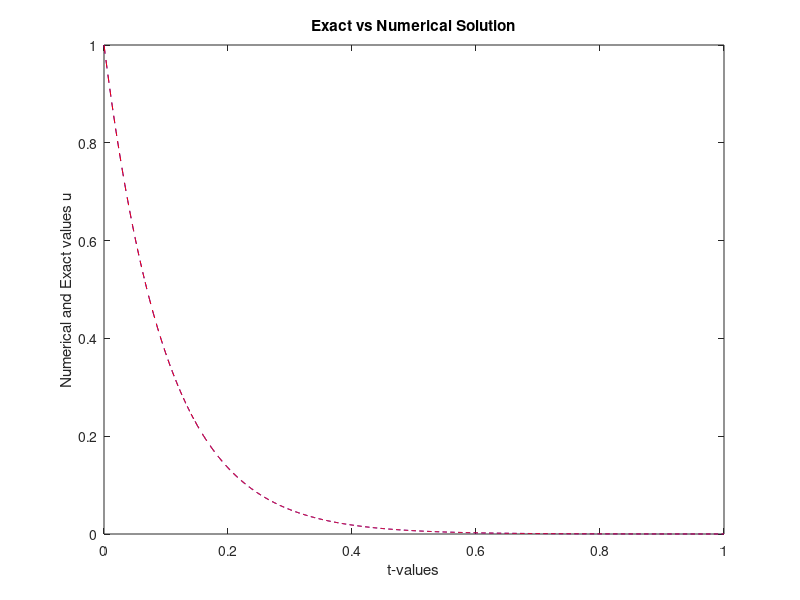
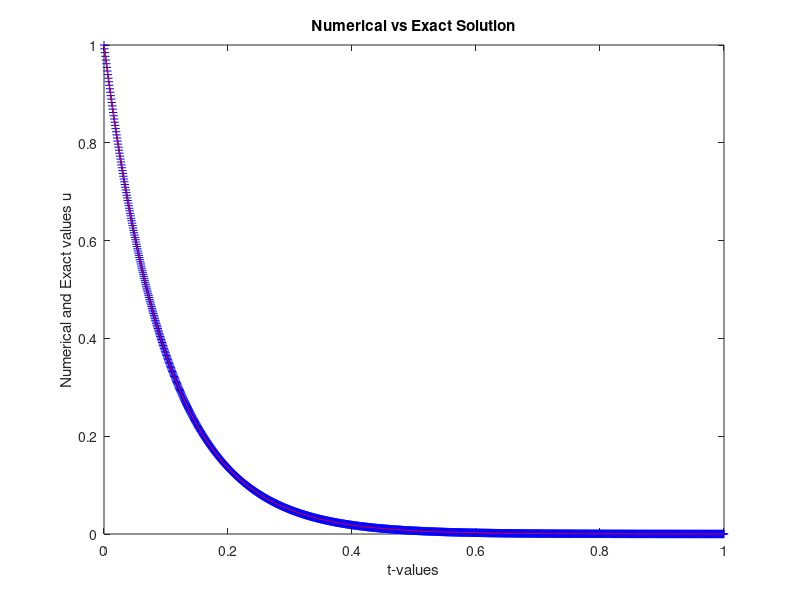

Source code (MATLAB) for these figures, in order:
%%%%%%%%%%%%%%%%%%%%%%%%%%%%%%%%%%%%%%%%%%%%%%%%%%%%%%%%%%%%%%%%%%%%%%%%%%%
% Numerical Solution of an Initial Value Problem
% using the Exponential Approach
%
% Differential Equation:
%     du/dt = lambda*u
%
% Exact Solution:
%     u(t) = exp(lambda*t)
%
% Numerical Method:
%     Exponential Approach Method
%
% Language:
%     MATLAB
%
% Developed as part of the coursework for
% Numerical Methods for Ordinary Differential Equations
% M.Sc. Applied Mathematics
% South Asian University
%
% Author: Kshitij Bahukhandi
%%%%%%%%%%%%%%%%%%%%%%%%%%%%%%%%%%%%%%%%%%%%%%%%%%%%%%%%%%%%%%%%%%%%%%%%%%%

  clear all;  % clear all variables in memory
  LAMDA=-10.0;
  N=10; 
  for I=1:8
  H=1.0/N;
  disp('Numerical Solution for IVP Using Exponential Approach');
  disp('    ');
  fprintf('N=%4.2f, H=%6.4f\n',N,H);
  disp('  ');
  % Formation of Nodal Points
    for L=1:N+1
          T(L)=(L-1)*H;   
    end 
    % Exact Solution & RHS function
    for L=1:N+1
        EU(L)= exp(LAMDA*T(L)); 
    end
    % Initial conditions
 %   U(1)=EU(1);
    U(1)=1.0;
     tic  % CPU time starts
    % Solution at advanced time
       for L=1:N
           C=LAMDA*H;
           % First Order Approx
             D=1+C;
             % Second Order Approx
             D=1+C+0.5*C*C;
             % Third Order Approx
             D=1+C+0.5*C*C+(C*C*C/6);
             % Fourth Order Approx
             D=1+C+0.5*C*C+(C*C*C/6)+(C*C*C*C/24);
    %----
       U(L+1)=D*U(L);
       end 
  % Calculate Errors
        ERU=abs(U(N+1)-EU(N+1));
     % Print errors
       fprintf('N=%4.2f, ERU=%10.4e\n',N,ERU);
  disp('  ');
  N=2*N;
  end
   toc  % CPU time ends
    % Plot t.he results
  figure (3);
  plot(T,U,'--b',T,EU,'--r');
  xlabel('t-values');
  ylabel('Numerical and Exact values u');
  title ('Exact vs Numerical Solution')
  figure(4);
  plot(T,U,'b+'); hold on
  plot(T,EU,'-r'); hold off
  xlabel('t-values');
  ylabel('Numerical and Exact values u');
  title('Numerical vs Exact Solution')
